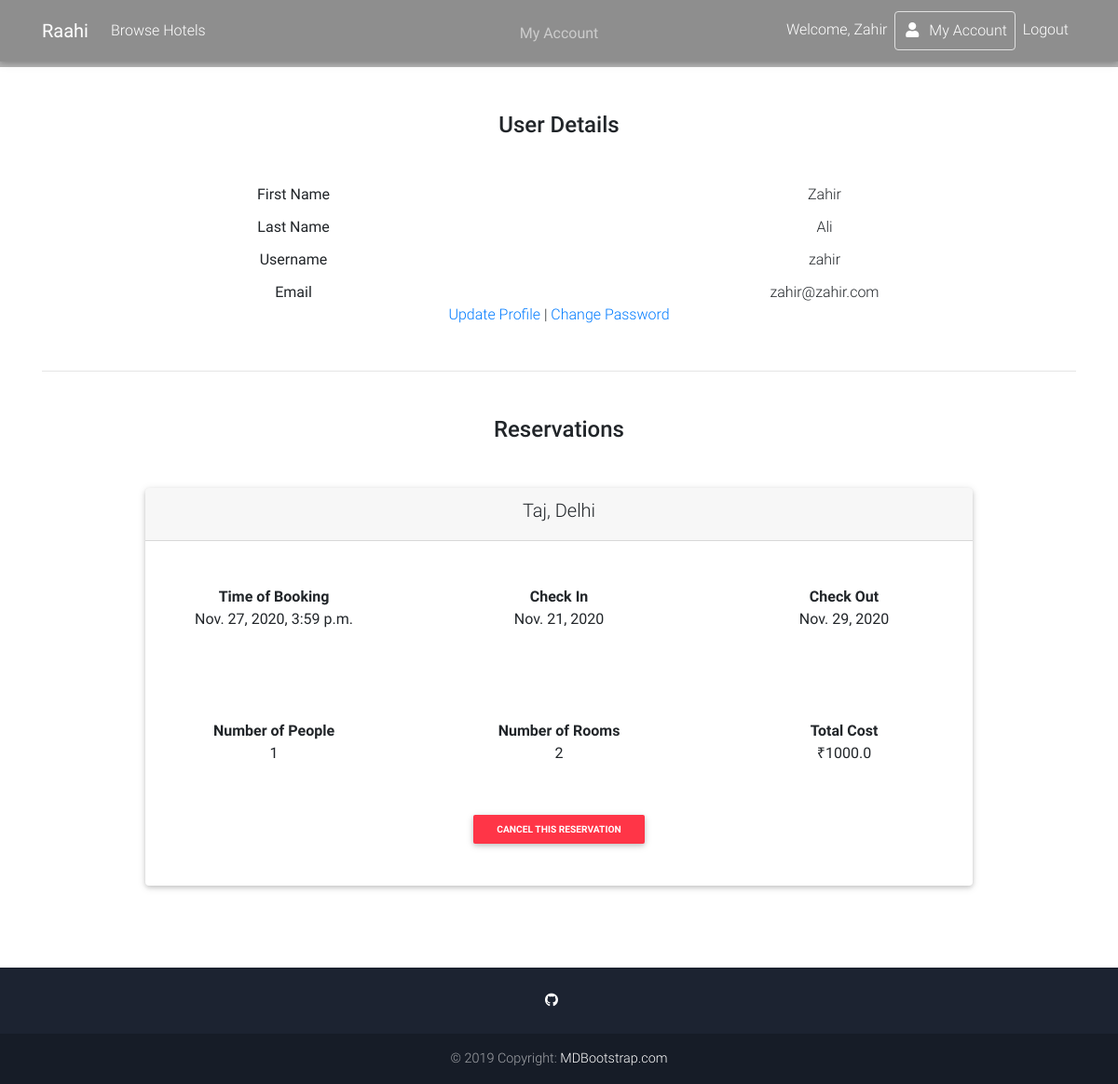
/myaccount/ (signed in), run on the app's committed database.
### main/models.py (models this page shows, shortened)
class Reservation(models.Model):
    user = models.ForeignKey(User, on_delete=models.CASCADE, null=True)
    reservation_name = models.CharField(max_length=40, default="")
    reference_name = models.CharField(max_length=40, default="")
    timestamp = models.DateTimeField(default=datetime.now())
    num_people = models.IntegerField(default=1)
    rooms = models.IntegerField(default=1)
    check_in = models.DateField(null=True)
    check_out = models.DateField(null=True)
    cost = models.FloatField(default=0.0)

### main/views.py (the view)
# urls.py: path('myaccount/', views.accountpage, name='myaccount'),
def accountpage(request):
    if request.user.is_authenticated:
        reservation_list = Reservation.objects.filter(user = request.user)
        context = {
            'user': request.user,
            'reservation_list' : reservation_list
        }
        return render(request, 'myaccount.html', context)
    else:
        return redirect('login')

### main/templates/myaccount.html (shortened to what this page needs)
{% extends 'base.html' %}
{% block content %}
        <div style="background-image: url('https://i.pinimg.com/564x/27/d5/5e/27d55e41fedf725d9d54a9a3bcbebd46.jpg'); ; background-size: cover;">
          <div class="mask rgba-black-light d-flex justify-content-center align-items-center">
            <div class="text-center white-text mx-5 wow fadeIn">
              <p class="mb-4 d-none d-md-block">
                <strong>My Account</strong>
              </p>
            </div>
          </div>
        </div>
  <main>
    <div class="container">
      <section>
        <center>
        <h2 class="my-5 h4 text-center">User Details</h2>
          <div class="row">
            <div class="col-sm">
              <b>First Name</b>
            </div>
            <div class="col-sm">
              {{request.user.first_name}}
            </div>
          </div>
          <div class="row" style="margin-top: 1%;">
            <div class="col-sm">
              <b>Last Name</b>
            </div>
            <div class="col-sm">
              {{request.user.last_name}}
            </div>
          </div>
          <div class="row" style="margin-top: 1%;">
            <div class="col-sm">
              <b>Username</b>
            </div>
            <div class="col-sm">
              {{request.user.username}}
            </div>
          </div>
          <div class="row" style="margin-top: 1%;">
            <div class="col-sm">
              <b>Email</b>
            </div>
            <div class="col-sm">
              {{request.user.email}}
            </div>
          </div>
          <a href="{% url 'editprofile' %}">Update Profile</a> | <a href="{% url 'editpassword' %}">Change Password</a>
        </center>
      </section>
      <hr class="my-5">
    </div>
    <div class="container">
      <section class="mt-5 wow fadeIn">
        <h3 class="my-5 h4 text-center">Reservations</h3>
        {% if reservation_list %}
        {% for reservation in reservation_list %}
          <div class="card mx-auto text-center" style="width: 80%; margin-bottom: 8%">
            <div class="card-header text-center">
              <h5>{{reservation.reference_name}}</h5>
            </div>
            <div class="row">
              <div class="col mt-5 mb-5">
                <strong>Time of Booking</strong> <br>
                {{reservation.timestamp}} <br>
              </div>
              <div class="col mt-5 mb-5">
                <strong>Check In</strong> <br>
                {{reservation.check_in}} <br>
              </div>
              <div class="col mt-5 mb-5">
                <strong>Check Out</strong> <br>
                {{reservation.check_out}} <br>
              </div>
            </div>
            <div class="row">
              <div class="col mt-5 mb-5">
                <strong>Number of People</strong> <br>
                {{reservation.num_people}} <br>
              </div>
              <div class="col mt-5 mb-5">
                <strong>Number of Rooms</strong> <br>
                {{reservation.rooms}} <br>
              </div>
              <div class="col mt-5 mb-5">
                <strong>Total Cost</strong> <br>
                ₹{{reservation.cost}} <br>
              </div>
            </div>
            <form method="POST" action="{% url 'cancelbooking' %}">
            <button class="btn btn-sm btn-danger" type="submit" style="margin-bottom: 5%;" ><strong>Cancel this reservation</strong></button>
          </form>
          </div>
        {% endfor %}
        {% else %}
        <center><h5 style="margin-bottom: 6%;">You have not made any reservations yet!</h5></center>
        {% endif %}
      </section>
    </div>
  </main>
{% endblock content %}

### main/templates/base.html (shortened to what this page needs)
{% load static %}
<!doctype html>
<html lang="en">
  <head>
    <link rel="stylesheet" href="https://use.fontawesome.com/releases/v5.11.2/css/all.css">
    <link href="{% static 'css/bootstrap.min.css' %}" rel="stylesheet">
    <link href="{% static 'css/mdb.min.css' %}" rel="stylesheet">
    <link href="{% static 'css/style.min.css' %}" rel="stylesheet">
  </head>
  <nav class="navbar fixed-top navbar-expand-lg navbar-dark scrolling-navbar">
    <div class="container">
      <a class="navbar-brand" href="{% url 'home' %}">
        <strong>Raahi</strong>
      </a>
      <div class="collapse navbar-collapse" id="navbarSupportedContent">
        <ul class="navbar-nav mr-auto">
          <li class="nav-item">
            <a class="nav-link" href="{% url 'browsehotel' %}">Browse Hotels</a>
          </li>
        </ul>
        <ul class="navbar-nav nav-flex-icons">
          {% if request.user.is_authenticated %}
          <li class="nav-item">
            <a class="nav-link">Welcome, {{request.user.first_name}}
            </a>
          </li>
          <li class="nav-item">
            <a href="{% url 'myaccount' %}" class="nav-link border border-light rounded">
              <i class="fas fa-user mr-2"></i>My Account
            </a>
          </li>
          <li class="nav-item">
            <a class="nav-link" href="{% url 'logout' %}">Logout
            </a>
          </li>
          {% endif %}
        </ul>
      </div>
    </div>
  </nav>
{% block content %}
{% endblock content %}
<footer class="page-footer text-center font-small mt-4 wow fadeIn">
  <hr class="my-4">
  <div class="pb-4">
       <a href="https://github.com/zahir1509/project-ap-etravel" target="_blank">
      <i class="fab fa-github mr-3"></i>
    </a>
  </div>
  <div class="footer-copyright py-3">
    © 2019 Copyright:
    <a href="https://mdbootstrap.com/education/bootstrap/" target="_blank"> MDBootstrap.com </a>
  </div>
</footer>
<link rel="stylesheet" href="https://ajax.googleapis.com/ajax/libs/jqueryui/1.12.1/themes/smoothness/jquery-ui.css">
</body>
</html>

### data on the page
Reservation: reference_name "Taj, Delhi", timestamp "Nov. 27, 2020, 3:59 p.m.", check_in "Nov. 21, 2020", check_out "Nov. 29, 2020", num_people "1", rooms "2", cost "1000.0"

### other printed values
{{ request.user.first_name }} "Zahir"
{{ request.user.last_name }} "Ali"
{{ request.user.username }} "zahir"
{{ request.user.email }} "zahir@zahir.com"
